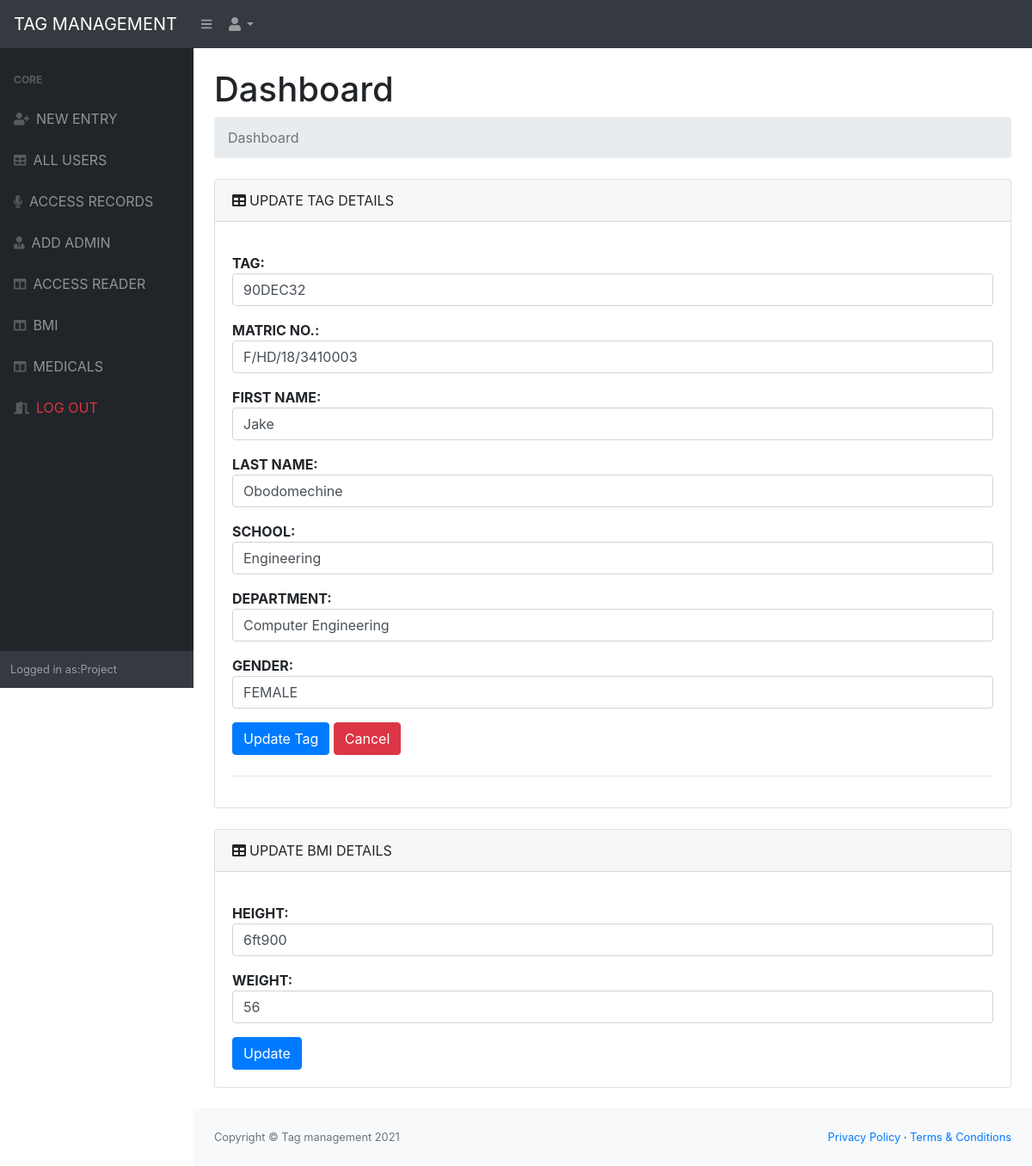
/Project/update_tag.php?master_id=7 (signed in), run on the app's committed database.
### tables this page shows
CREATE TABLE `masters_tb` (
  `master_id` int(100) NOT NULL,
  `tag` varchar(255) NOT NULL,
  `student_id` varchar(255) DEFAULT NULL,
  `Firstname` varchar(255) DEFAULT NULL,
  `Lastname` varchar(255) DEFAULT NULL,
  `School` varchar(255) DEFAULT NULL,
  `Department` varchar(255) DEFAULT NULL,
  `rfid_ref` varchar(255) DEFAULT NULL,
  `Gender` varchar(255) DEFAULT NULL,
  `Date_created` datetime DEFAULT current_timestamp(),
  `Date_updated` datetime DEFAULT current_timestamp()
);

CREATE TABLE `bmi` (
  `bmi_id` int(100) NOT NULL,
  `rfid_ref` varchar(255) DEFAULT NULL,
  `Height` varchar(255) DEFAULT NULL,
  `Weight` varchar(255) DEFAULT NULL,
  `Date_created` datetime DEFAULT current_timestamp()
);

### Project/update_tag.php (the view, shortened to what this page needs)
<?php
include("includes/header.php");
if (isset($_GET['master_id'])) {
    $id = $_GET['master_id'];
    $psql = "SELECT * FROM masters_tb WHERE master_id={$id}";
    $result_psql = mysqli_query($connection, $psql);
    if ($result_psql->num_rows > 0) {
        while ($rows = mysqli_fetch_assoc($result_psql)) {
            $tag = $rows['tag'];
            $matric_no = $rows['student_id'];
            $Firstname = $rows['Firstname'];
            $Lastname = $rows['Lastname'];
            $school = $rows['School'];
            $department = $rows['Department'];
            $gender = $rows['Gender'];
        }
        $bmi_update = "SELECT * FROM bmi where rfid_ref= '{$tag}'";
        $result_bmisql = mysqli_query($connection, $bmi_update);
        if ($result_bmisql->num_rows > 0) {
            while ($bmi_rows = mysqli_fetch_assoc($result_bmisql)) {
                $height = $bmi_rows['Height'];
                $weight = $bmi_rows['Weight'];
            }
        }else{
            $noBMI="This user has no BMI DATA,  <a href='medical.php'>add one</a>";
        }
    }
}
?>
<div id="layoutSidenav_content">
    <main>
        <div class="container-fluid">
            <h1 class="mt-4">Dashboard</h1>
            <ol class="breadcrumb mb-4">
                <li class="breadcrumb-item active">Dashboard</li>
            </ol>
            <div class="card mb-4">
                <div class="card-header"><i class="fas fa-table mr-1"></i>UPDATE TAG DETAILS</div>
                <div class="card-body">
                    <form method="POST" action="update_tag.php" enctype="multipart/form-data">
                        <div class="form-group">
                            <b>TAG:
                                <input type="text" class="form-control" name="tag" value="<?php echo $tag; ?>" />
                            </b>
                        </div>
                        <div class="form-group">
                            <b>MATRIC NO.:
                                <input type="text" class="form-control" name="matric" value="<?php echo $matric_no; ?>" />
                            </b>
                        </div>
                        <div class="form-group">
                            <b>FIRST NAME:
                                <input type="text" class="form-control" name="fname" value="<?php echo $Firstname; ?>" />
                            </b>
                        </div>
                        <div class="form-group">
                            <b>LAST NAME:
                                <input type="text" class="form-control" name="lname" value="<?php echo $Lastname; ?>"  />
                            </b>
                        </div>
                        <div class="form-group">
                            <b>SCHOOL:
                                <input type="text" class="form-control" name="school" value="<?php echo $school; ?>"  />
                            </b>
                        </div>
                        <div class="form-group">
                            <b>DEPARTMENT:
                                <input type="text" class="form-control" name="dept" value="<?php echo $department; ?>" />
                            </b>
                        </div>
                        <div class="form-group">
                            <b>GENDER:
                                <input type="text" class="form-control" name="gender" value="<?php echo $gender; ?>" />
                            </b>
                        </div>
                        <button type="submit" id="upload" name="updateTag" class="btn btn-primary">Update Tag</button>
                        <a href="allproduct.php" class="btn btn-danger">Cancel</a>
                    </form>
<hr class="mt-4">
                </div>
            </div>
            <?php
            if (!empty($noBMI)) {
                echo "<p class='alert alert-info'> $noBMI <a  id=\"linkClose\"  class=\"close\" >&times;</a></p>";
            }else{
            ?>
            <div class="card mb-4">
                <div class="card-header"><i class="fas fa-table mr-1"></i>UPDATE BMI DETAILS</div>
                <div class="card-body">
                    <form method="POST" action="update_tag.php">
                        <div class="form-group">
                            <b>HEIGHT:
                                <input type="text" class="form-control" name="height" placeholder="Student height" value="<?php echo $height; ?>" required />
                            </b>
                        </div>
                        <div class="form-group">
                            <b>WEIGHT:
                                <input type="text" class="form-control" name="weight" placeholder="Student weight" required value="<?php echo $weight; ?>" />
                            </b>
                        </div>
                        <button type="submit" id="upload" name="update_bmi" class="btn btn-primary">Update</button>
                    </form>
                </div>
            </div>
            <?php
            }
 ?>
        </div>
    </main>
    <?php include("includes/footer.php"); ?>

### data on the page
masters_tb: tag "90DEC32", matric "F/HD/18/3410003", fname "Jake", lname "Obodomechine", school "Engineering", dept "Computer Engineering", gender "FEMALE"
bmi: height "6ft900", weight "56"

### other printed values
$_SESSION['username'] "Project"
